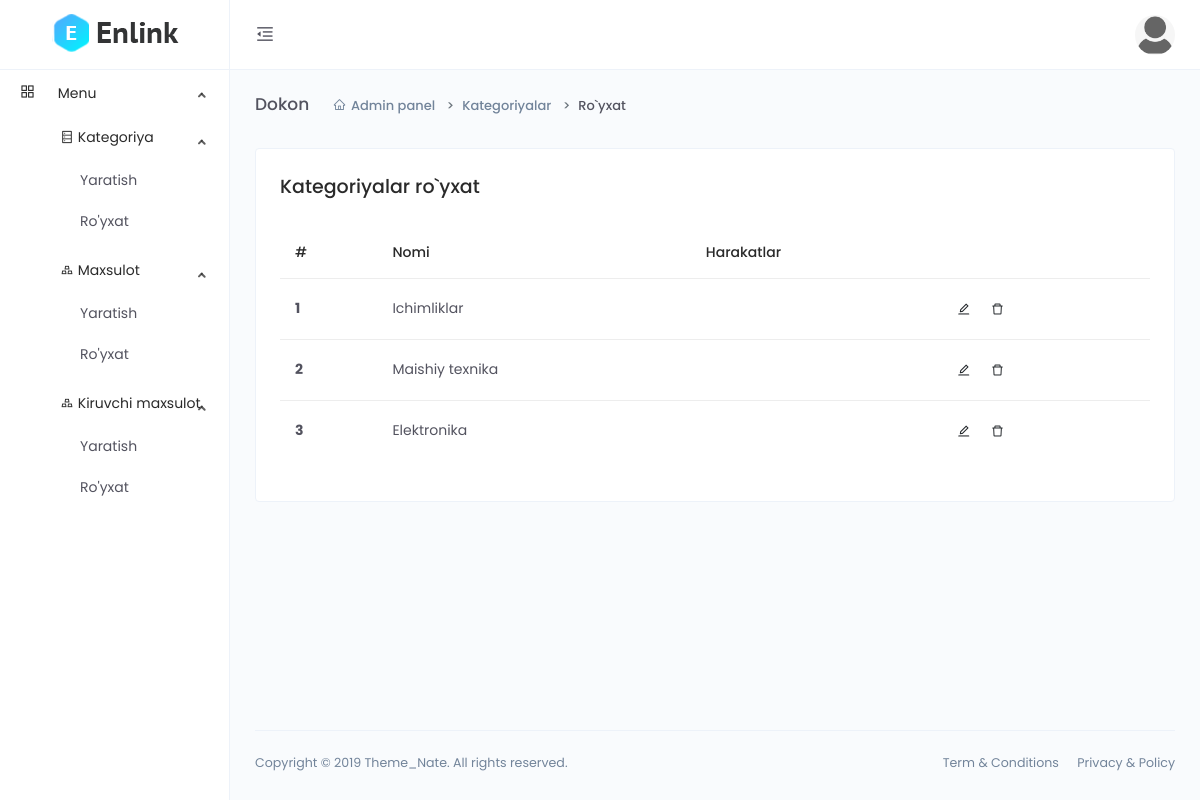
Screenshot of /dashboard/category-list (signed in) with the database file from the repository.
### main/models.py (models this page shows, shortened)
class CodeGenerate(models.Model):
    code = models.CharField(max_length=255, blank=True,unique=True)
    class Meta:
        abstract = True

class Category(CodeGenerate):
    name = models.CharField(max_length=255, unique=True)

### main/funcs.py (the view)
    def wrapper(request, *args, **kwargs):
        if request.user.is_staff:
            result = func(request, *args, **kwargs)
        else:
            return redirect('front:index')
        return result

### main/dashboard/views.py (called while the page is built)
@staff_required
def category_list(request):
        queryset = models.Category.objects.all()
        context = {
            'queryset':queryset
            }
        return render(request, 'dashboard/category/list.html', context)

### main/funcs.py (called while the page is built)
def staff_required(func):
    def wrapper(request, *args, **kwargs):
        if request.user.is_staff:
            result = func(request, *args, **kwargs)
        else:
            return redirect('front:index')
        return result
    return wrapper

### templates/dashboard/category/list.html (shortened to what this page needs)
{% extends 'dashboard/base.html' %}
{% block content %}
<div class="main-content">
    <div class="page-header">
        <h2 class="header-title">Dokon</h2>
        <div class="header-sub-title">
            <nav class="breadcrumb breadcrumb-dash">
                <a href="#" class="breadcrumb-item"><i class="anticon anticon-home m-r-5"></i>Admin panel</a>
                <a class="breadcrumb-item" href="#">Kategoriyalar</a>
                <span class="breadcrumb-item active">Ro`yxat</span>
            </nav>
        </div>
    </div>
    <div class="card">
        <div class="card-body">
            <h4>Kategoriyalar ro`yxat</h4>
            <div class="m-t-25">
                <div class="table-responsive">
                    <table class="table">
                        <thead>
                            <tr>
                                <th scope="col">#</th>
                                <th scope="col">Nomi</th>
                                <th scope="col">Harakatlar</th>
                            </tr>
                        </thead>
                        <tbody>
                            {% for q in queryset %}
                            <tr>
                                <th scope="row">{{forloop.counter}}</th>
                                <td>{{q.name}}</td>
                                <td>
                                    <td class="text-muted">
                                        <button type="button" class="btn btn-icon btn-hover btn-sm btn-rounded pull-right style="font-size:24px; margin-right: 15px;" data-toggle="modal" data-target="#editModal{{forloop.counter}}">
                                            <i class="anticon anticon-edit"></i>
                                        </button>
                                        <button type="button" class="btn btn-icon btn-hover btn-sm btn-rounded pull-right style="font-size:24px; margin-right: 15px;" data-toggle="modal" data-target="#DeleteModal{{forloop.counter}}">
                                            <i class="anticon anticon-delete"></i>
                                        </button>
                                    </td>
                                </td>
                            </tr>
                            {% endfor %}
                        </tbody>
                    </table>
                </div>
            </div>
        </div>
    </div>
</div>
{% endblock %}

### rows the page displays
Category: name "Ichimliklar"
Category: name "Maishiy texnika"
Category: name "Elektronika"
